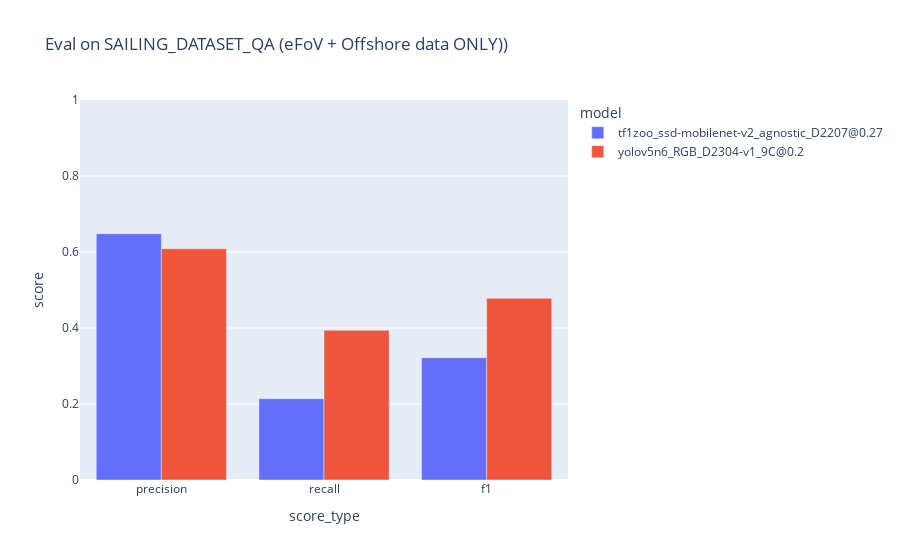

The notebook cell this image was saved under:
### Code cell
metrics = ['precision', 'recall', 'f1']
df = pd.DataFrame(dict(
    model=np.concatenate(
        [[f"{model['name']}@{model['conf_thr']}"] * len(metrics) for model in models]),
    score_type=metrics * len(models),
    score=np.concatenate([
        [offshore_results[model['name']]['metrics']['all'][metric]
            for metric in metrics]
        for model in models])
))

fig = px.bar(df, x='score_type', y='score', color='model', barmode='group',
             title="Eval on SAILING_DATASET_QA (eFoV + Offshore data ONLY))")
fig.update_yaxes(range=[0, 1])
fig.show()

### Figure 1 — Plotly figure (JSON) as saved in the notebook; plotly's stock layout.template omitted (floating-point values rounded to 4 significant figures)
{"data": [{"alignmentgroup": "True", "hovertemplate": "model=tf1zoo_ssd-mobilenet-v2_agnostic_D2207@0.27<br>score_type=%{x}<br>score=%{y}<extra></extra>", "legendgroup": "tf1zoo_ssd-mobilenet-v2_agnostic_D2207@0.27", "marker": {"color": "#636efa", "pattern": {"shape": ""}}, "name": "tf1zoo_ssd-mobilenet-v2_agnostic_D2207@0.27", "offsetgroup": "tf1zoo_ssd-mobilenet-v2_agnostic_D2207@0.27", "orientation": "v", "showlegend": true, "textposition": "auto", "type": "bar", "x": ["precision", "recall", "f1"], "xaxis": "x", "y": [0.6481, 0.214, 0.3218], "yaxis": "y"}, {"alignmentgroup": "True", "hovertemplate": "model=yolov5n6_RGB_D2304-v1_9C@0.2<br>score_type=%{x}<br>score=%{y}<extra></extra>", "legendgroup": "yolov5n6_RGB_D2304-v1_9C@0.2", "marker": {"color": "#EF553B", "pattern": {"shape": ""}}, "name": "yolov5n6_RGB_D2304-v1_9C@0.2", "offsetgroup": "yolov5n6_RGB_D2304-v1_9C@0.2", "orientation": "v", "showlegend": true, "textposition": "auto", "type": "bar", "x": ["precision", "recall", "f1"], "xaxis": "x", "y": [0.6084, 0.3939, 0.4782], "yaxis": "y"}], "layout": {"barmode": "group", "legend": {"title": {"text": "model"}, "tracegroupgap": 0}, "title": {"text": "Eval on SAILING_DATASET_QA (eFoV + Offshore data ONLY))"}, "xaxis": {"anchor": "y", "domain": [0, 1], "title": {"text": "score_type"}}, "yaxis": {"anchor": "x", "domain": [0, 1], "range": [0, 1], "title": {"text": "score"}}}}
